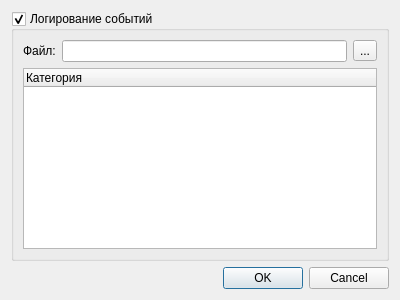
<?xml version="1.0" encoding="UTF-8"?>
<ui version="4.0">
 <class>LogSettingsDlg</class>
 <widget class="QDialog" name="LogSettingsDlg">
  <property name="geometry">
   <rect>
    <x>0</x>
    <y>0</y>
    <width>400</width>
    <height>300</height>
   </rect>
  </property>
  <property name="windowTitle">
   <string>Параметры логирования событий</string>
  </property>
  <property name="windowIcon">
   <iconset resource="../res/fmt.qrc">
    <normaloff>:/img/book_notebook.png</normaloff>:/img/book_notebook.png</iconset>
  </property>
  <layout class="QVBoxLayout" name="verticalLayout_2">
   <item>
    <widget class="QGroupBox" name="groupBox">
     <property name="title">
      <string>Логирование событий</string>
     </property>
     <property name="checkable">
      <bool>true</bool>
     </property>
     <layout class="QVBoxLayout" name="verticalLayout">
      <item>
       <layout class="QHBoxLayout" name="horizontalLayout">
        <item>
         <widget class="QLabel" name="label">
          <property name="text">
           <string>Файл:</string>
          </property>
         </widget>
        </item>
        <item>
         <widget class="QLineEdit" name="lineEdit">
          <property name="readOnly">
           <bool>true</bool>
          </property>
         </widget>
        </item>
        <item>
         <widget class="QToolButton" name="toolButton">
          <property name="toolTip">
           <string>Открыть файл</string>
          </property>
          <property name="text">
           <string>...</string>
          </property>
         </widget>
        </item>
       </layout>
      </item>
      <item>
       <widget class="QTreeWidget" name="treeWidget">
        <column>
         <property name="text">
          <string>Категория</string>
         </property>
        </column>
       </widget>
      </item>
     </layout>
    </widget>
   </item>
   <item>
    <widget class="QDialogButtonBox" name="buttonBox">
     <property name="standardButtons">
      <set>QDialogButtonBox::Cancel|QDialogButtonBox::Ok</set>
     </property>
    </widget>
   </item>
  </layout>
 </widget>
 <resources>
  <include location="../res/fmt.qrc"/>
 </resources>
 <connections>
  <connection>
   <sender>buttonBox</sender>
   <signal>accepted()</signal>
   <receiver>LogSettingsDlg</receiver>
   <slot>accept()</slot>
   <hints>
    <hint type="sourcelabel">
     <x>199</x>
     <y>279</y>
    </hint>
    <hint type="destinationlabel">
     <x>199</x>
     <y>149</y>
    </hint>
   </hints>
  </connection>
  <connection>
   <sender>buttonBox</sender>
   <signal>rejected()</signal>
   <receiver>LogSettingsDlg</receiver>
   <slot>reject()</slot>
   <hints>
    <hint type="sourcelabel">
     <x>199</x>
     <y>279</y>
    </hint>
    <hint type="destinationlabel">
     <x>199</x>
     <y>149</y>
    </hint>
   </hints>
  </connection>
 </connections>
</ui>
